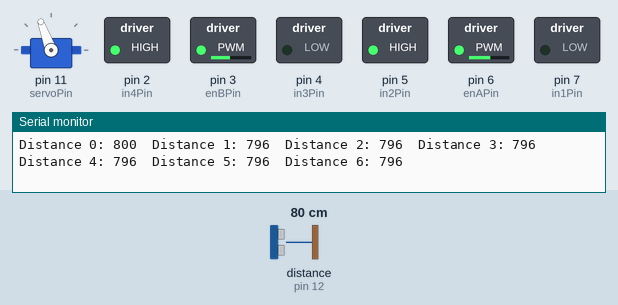
Bench run of a sketch on a simulated Arduino Uno, built with avr-gcc and run on an emulated ATmega328P. Shown: servo, switched loads named in the sketch (green lamp = pin HIGH), the last lines printed to the serial monitor. Wiring (inferred from the names in the program): ultrasonic range finder: trigger pin 13; echo pin 12. The test bench sets the inputs (shaded band); at power-on: distance to the obstacle (sensor on pin 12) 80 cm. The echo pulse lasts 58.3 µs per cm; pins used as bus, display or sensor lines are not drawn.

Above: at 2.8 s.
2.9 s: distance to the obstacle (sensor on pin 12) set to 32 cm
5.9 s: distance to the obstacle (sensor on pin 12) set to 28 cm
At 6.09 s:
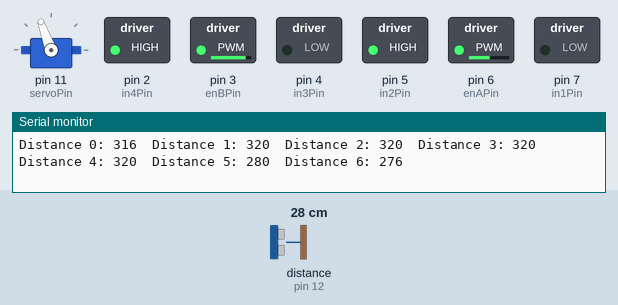
8.9 s: distance to the obstacle (sensor on pin 12) set to 35 cm
At 9.99 s:
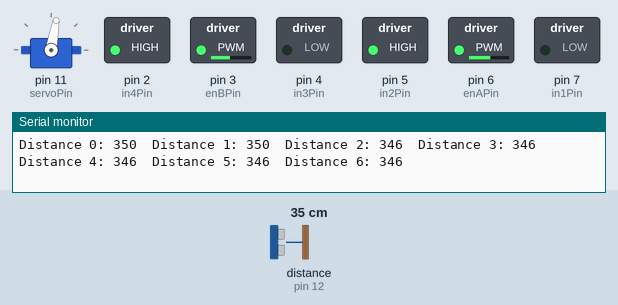
11.9 s: distance to the obstacle (sensor on pin 12) set to 18 cm
At 12.38 s:
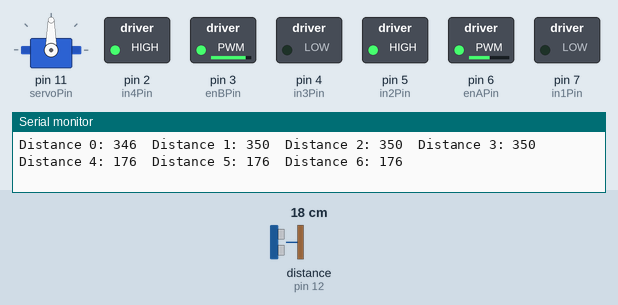
Timing chart, 0 to 15.9 s (numbered marks = the images above; inputs shaded):
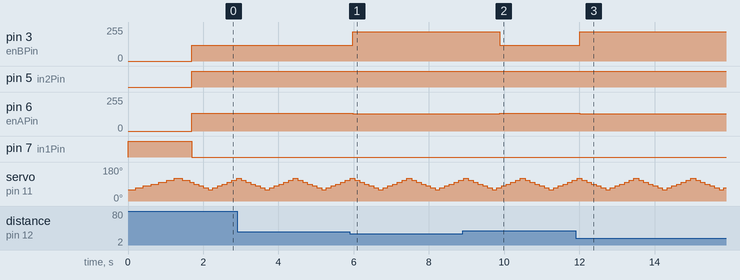

Measured:
- the behaviour switches between 31 and 30 cm on distance to the obstacle (sensor on pin 12) (found by bisection; images 0 and 1)
- after the input at 5.9 s, pin 3 (enBPin): 120/255 → 220/255 after 0.08 s; pin 6 (enAPin): 135/255 → 130/255 after 0.08 s
- after the input at 8.9 s, pin 3 (enBPin): 220/255 → 120/255 after 0.98 s; pin 6 (enAPin): 130/255 → 135/255 after 0.98 s
- after the input at 11.9 s, pin 3 (enBPin): 120/255 → 220/255 after 0.12 s; pin 6 (enAPin): 135/255 → 130/255 after 0.12 s
- by itself, servo on pin 11 (servoPin): repeats every 1.5 s: 110° 0.13 s, 100° 0.13 s, 90° 0.13 s, 80° 0.13 s, 70° 0.13 s, 60° 0.13 s, 70° 0.13 s, 80° 0.13 s, 90° 0.13 s, 100° 0.13 s, 110° 0.13 s, 120° 0.13 s

The sketch:

car.ino
```cpp
#include <Servo.h>
Servo servo;

const int trigPin = 13;
const int echoPin = 12;
const int servoPin = 11;

const int enAPin = 6;
const int in1Pin = 7;
const int in2Pin = 5;
const int in3Pin = 4;
const int in4Pin = 2;
const int enBPin = 3;

enum Motor { LEFT,
             RIGHT };

void go(enum Motor m, int speed) {
  if (m == LEFT) {
    digitalWrite(in1Pin, speed < 0 ? LOW : HIGH);
    digitalWrite(in2Pin, speed >= 0 ? LOW : HIGH);
    analogWrite(enAPin, abs(speed));
  } else if (m == RIGHT) {
    digitalWrite(in3Pin, speed > 0 ? HIGH : LOW);
    digitalWrite(in4Pin, speed <= 0 ? HIGH : LOW);
    analogWrite(enBPin, abs(speed));
  }
}


void testMotors() {
  static int speed[8] = { 128, 255, 128, 0, -128, -255, -128, 0 };
  go(RIGHT, 0);
  for (unsigned char i = 0; i < 8; i++)
    go(LEFT, speed[i]), delay(200);
  for (unsigned char i = 0; i < 8; i++)
    go(RIGHT, speed[i]), delay(200);
}

unsigned int readDistance() {
  digitalWrite(trigPin, HIGH);
  delayMicroseconds(10);
  digitalWrite(trigPin, LOW);
  unsigned long period = pulseIn(echoPin, HIGH);
  return period * 343 / 2000;
}

#define NUM_ANGLES 7
unsigned char sensorAngle[NUM_ANGLES] = { 60, 70, 80, 90, 100, 110, 120 };
unsigned int distance[NUM_ANGLES];

void readNextDistance() {
  static unsigned char angleIndex = 0;
  static signed char step = 1;
  distance[angleIndex] = readDistance();
  angleIndex += step;
  if (angleIndex == NUM_ANGLES - 1)
    step = -1;
  else if (angleIndex == 0)
    step = 1;
  servo.write(sensorAngle[angleIndex]);
}

void setup() {
  Serial.begin(9600);  // Initialize serial communication
  pinMode(trigPin, OUTPUT);
  pinMode(echoPin, INPUT);
  digitalWrite(trigPin, LOW);

  pinMode(enAPin, OUTPUT);
  pinMode(in1Pin, OUTPUT);
  pinMode(in2Pin, OUTPUT);
  pinMode(in3Pin, OUTPUT);
  pinMode(in4Pin, OUTPUT);
  pinMode(enBPin, OUTPUT);

  servo.attach(servoPin);
  servo.write(90);

  go(LEFT, 0);
  go(RIGHT, 0);

  servo.write(sensorAngle[0]);
  delay(200);
  for (unsigned char i = 0; i < NUM_ANGLES; i++)
    readNextDistance(), delay(200);
}

void loop() {
  readNextDistance();
  bool tooClose = false;

  for (unsigned char i = 0; i < NUM_ANGLES; i++) {
    if (distance[i] < 300) {
      tooClose = true;
    }
    Serial.print("Distance ");
    Serial.print(i);
    Serial.print(": ");
    Serial.print(distance[i]);
    Serial.print("  ");
  }

  if (tooClose) {
    go(LEFT, -130);
    go(RIGHT, -220);
  } else {
    go(LEFT, -135);
    go(RIGHT, -120);
  }
  delay(50);
  Serial.println();  // Print a newline after printing distance values
}
```
